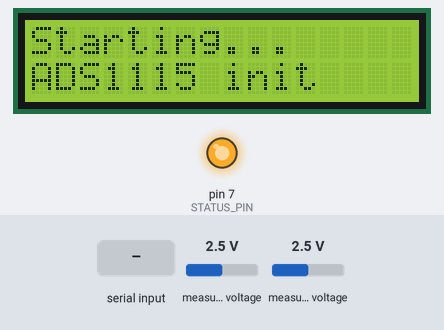
Bench run of a sketch on a simulated Arduino Nano, built with avr-gcc and run on an emulated ATmega328P. Shown: 16×2 character LCD, output pins drawn as LEDs (lit = HIGH). The inputs (shaded band) are chosen by the test bench; at power-on: measured voltage 2.5 V. What the sketch prints to the serial monitor is not drawn.

Above: at 0.1 s.
At 0.6 s:
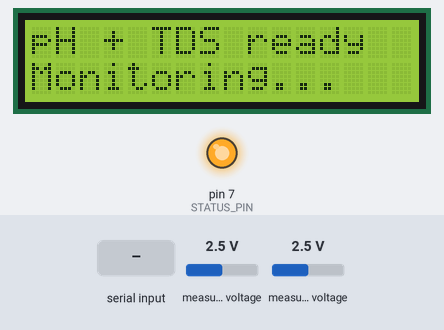
At 1.7 s:
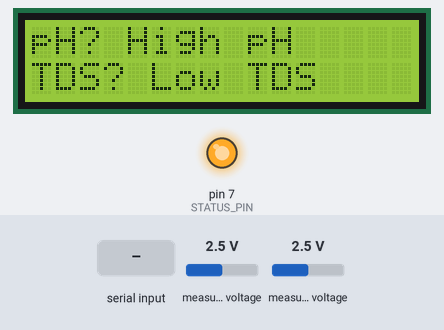
1.8 s: "HTD1\n" received over Serial
3.7 s: "SCAN\n" received over Serial
5.5 s: "READ\n" received over Serial
Timing chart, 0 to 8.5 s (numbered marks = the images above; inputs shaded):
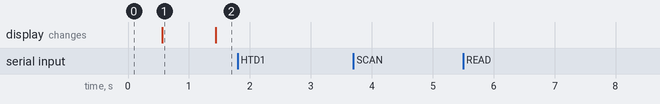

Measured:
- after the input at 1.8 s, every drawn part: stays the same
- after the input at 3.7 s, every drawn part: stays the same
- after the input at 5.5 s, every drawn part: stays the same
- what the display in image 1 shows lasts 0.8 s, from 0.6 s to 1.4 s

The sketch:

arduino-code.ino
```cpp
/*
  PH-4502C + TDS + ADS1115 + I2C LCD 16x2
  Board: Arduino Nano ESP32 (also works on classic Nano with 5V LCD)

  Wiring:
    ADS1115 + LCD (shared I2C):
      SDA -> A4
      SCL -> A5
      VDD -> 3V3 (Nano ESP32)
      GND -> GND

    ADS1115 analog:
      PH-4502C PO -> A0
      TDS AO       -> A1

    STATUS_OUT -> D7  (LOW = both ideal, HIGH = otherwise)

  Classifications:
    pH  6.5 - 7.5  -> Ideal pH
    pH  < 6.5      -> Low pH
    pH  > 7.5      -> High pH
    TDS 75 - 250   -> Ideal TDS
    TDS < 75       -> Low TDS
    TDS > 250      -> High TDS

  Libraries (Library Manager):
    - Adafruit ADS1X15
    - LiquidCrystal I2C (Frank de Brabander)

  LCD address: usually 0x27 or 0x3F (change LCD_ADDR below if blank)
*/

#include <Wire.h>
#include <EEPROM.h>
#include <math.h>
#include <LiquidCrystal_I2C.h>
#include <Adafruit_ADS1X15.h>

Adafruit_ADS1115 ads;

// Change to 0x3F if your LCD scanner finds that address instead of 0x27
const uint8_t LCD_ADDR = 0x27;
LiquidCrystal_I2C lcd(LCD_ADDR, 16, 2);

// ---------------- Pins / channels ----------------
const uint8_t PH_CH      = 0;
const uint8_t TDS_CH     = 1;
const uint8_t STATUS_PIN = 7;

// ---------------- ADC ----------------
const float ADS_LSB_V = 0.000125f;   // GAIN_ONE (+/-4.096V)

// ---------------- Sampling ----------------
const uint8_t MEDIAN_SAMPLES     = 15;
const uint16_t SAMPLE_DELAY_MS   = 20;
const uint16_t PRINT_INTERVAL_MS = 1000;
const uint16_t LCD_INTERVAL_MS   = 500;

// ---------------- pH limits ----------------
const float PH_IDEAL_MIN = 6.5f;
const float PH_IDEAL_MAX = 7.5f;
const float PH_MIN       = 0.0f;
const float PH_MAX       = 14.0f;

// ---------------- TDS limits ----------------
const float TDS_IDEAL_MIN = 75.0f;
const float TDS_IDEAL_MAX = 250.0f;

// ---------------- EEPROM ----------------
const int EEPROM_MAGIC_ADDR        = 0;
const int EEPROM_SLOPE_ADDR        = 4;
const int EEPROM_OFFSET_ADDR       = 8;
const int EEPROM_TDS_BASE_ADDR     = 12;
const int EEPROM_TDS_FACTOR_ADDR   = 16;
const uint32_t EEPROM_MAGIC        = 0x48544431;  // "HTD1"

// ---------------- Calibration ----------------
float calSlope       = -5.70f;
float calOffset      = 21.34f;
float tdsBaselinePpm = 0.0f;
float tdsCalFactor   = 1.00f;
float waterTempC     = 25.0f;

const uint8_t AVG_SAMPLES = 10;
float phBuffer[AVG_SAMPLES];
uint8_t phBufIndex = 0;
bool phBufFilled   = false;

bool hasCal7 = false, hasCal4 = false;
float v7 = 0.0f, v4 = 0.0f;

enum PhStatus  { PH_LOW, PH_IDEAL, PH_HIGH };
enum TdsStatus { TDS_LOW, TDS_IDEAL, TDS_HIGH };

// ---------------- Forward declarations ----------------
float clampPH(float p);
float readAdsVoltage(uint8_t ch);
float readMedianVoltage(uint8_t ch, uint8_t nSamples);
float computePHFromVoltage(float v);
float readPHOnceFiltered();
float readPHAveraged();
float computeTdsPpm(float measuredVoltage, float tempC);
float readTdsCompensated();
PhStatus  classifyPH(float ph);
TdsStatus classifyTDS(float ppm);
const char* phStatusStr(PhStatus s);
const char* tdsStatusStr(TdsStatus s);
void updateStatusOutput(bool bothIdeal);
void updateLcd(float ph, float tds, PhStatus phSt, TdsStatus tdsSt, bool bothIdeal);
void saveCalibration();
bool loadCalibration();
void saveTdsSettings();
void loadTdsSettings();
bool waitForStablePH(float &outV, float &outPH, uint16_t durationMs = 5000, uint16_t stepMs = 200);
void printHelp();
void processSerial();
void scanI2C();

void setup() {
  Serial.begin(115200);
  Wire.begin();

  pinMode(STATUS_PIN, OUTPUT);
  digitalWrite(STATUS_PIN, HIGH);

  lcd.init();
  lcd.backlight();
  lcd.setCursor(0, 0);
  lcd.print("Starting...");
  lcd.setCursor(0, 1);
  lcd.print("ADS1115 init");

  if (!ads.begin(0x48)) {
    Serial.println(F("ADS1115 not found at 0x48."));
    lcd.clear();
    lcd.print("ADS1115 error");
    lcd.setCursor(0, 1);
    lcd.print("Check I2C wiring");
    while (1) delay(100);
  }
  ads.setGain(GAIN_ONE);

  if (!loadCalibration()) {
    Serial.println(F("No pH calibration in EEPROM. Use CAL7, CAL4, SAVE."));
  }
  loadTdsSettings();

  float initPH = readPHOnceFiltered();
  for (uint8_t i = 0; i < AVG_SAMPLES; i++) phBuffer[i] = initPH;
  phBufFilled = true;

  lcd.clear();
  lcd.setCursor(0, 0);
  lcd.print("pH + TDS ready");
  lcd.setCursor(0, 1);
  lcd.print("Monitoring...");

  Serial.println(F("Merged pH + TDS + LCD monitor ready."));
  printHelp();
}

void loop() {
  static uint32_t lastPrint = 0;
  static uint32_t lastLcd   = 0;

  processSerial();

  float ph  = readPHAveraged();
  float tds = readTdsCompensated();
  PhStatus  phSt  = classifyPH(ph);
  TdsStatus tdsSt = classifyTDS(tds);
  bool bothIdeal  = (phSt == PH_IDEAL) && (tdsSt == TDS_IDEAL);

  updateStatusOutput(bothIdeal);

  if (millis() - lastLcd >= LCD_INTERVAL_MS) {
    lastLcd = millis();
    updateLcd(ph, tds, phSt, tdsSt, bothIdeal);
  }

  if (millis() - lastPrint >= PRINT_INTERVAL_MS) {
    lastPrint = millis();

    float phV  = readMedianVoltage(PH_CH, MEDIAN_SAMPLES);
    float tdsV = readMedianVoltage(TDS_CH, MEDIAN_SAMPLES);

    Serial.print(F("pH=")); Serial.print(ph, 2);
    Serial.print(F(" (")); Serial.print(phStatusStr(phSt));
    Serial.print(F(") | Vph=")); Serial.print(phV, 3);

    Serial.print(F(" | TDS=")); Serial.print(tds, 1);
    Serial.print(F(" ppm (")); Serial.print(tdsStatusStr(tdsSt));
    Serial.print(F(") | Vtds=")); Serial.print(tdsV, 3);

    Serial.print(F(" | STATUS_OUT="));
    Serial.println(bothIdeal ? F("LOW (ideal)") : F("HIGH (not ideal)"));
  }
}

// Full names for Serial; short names for 16x2 LCD
const char* phStatusShort(PhStatus s) {
  switch (s) {
    case PH_LOW:   return "Low pH";
    case PH_IDEAL: return "Ideal pH";
    case PH_HIGH:  return "High pH";
  }
  return "?";
}

const char* tdsStatusShort(TdsStatus s) {
  switch (s) {
    case TDS_LOW:   return "Low TDS";
    case TDS_IDEAL: return "Ideal TDS";
    case TDS_HIGH:  return "High TDS";
  }
  return "?";
}

void updateLcd(float ph, float tds, PhStatus phSt, TdsStatus tdsSt, bool bothIdeal) {
  char line1[17];
  char line2[17];

  // Full classification text, trimmed to 16 chars per line
  snprintf(line1, sizeof(line1), "pH%.2f %s", ph, phStatusShort(phSt));
  snprintf(line2, sizeof(line2), "TDS%.0f %s", tds, tdsStatusShort(tdsSt));

  lcd.setCursor(0, 0);
  lcd.print(line1);
  // Pad remainder of line to clear stale characters
  for (int i = strlen(line1); i < 16; i++) lcd.print(' ');

  lcd.setCursor(0, 1);
  lcd.print(line2);
  for (int i = strlen(line2); i < 16; i++) lcd.print(' ');

  // Brief overall indicator in corner not possible on 2 lines with full text;
  // D7 STATUS pin and Serial carry OK/NOT OK. bothIdeal used for future blink, etc.
  (void)bothIdeal;
}

float clampPH(float p) {
  if (p < PH_MIN) return PH_MIN;
  if (p > PH_MAX) return PH_MAX;
  return p;
}

float readAdsVoltage(uint8_t ch) {
  int16_t raw = ads.readADC_SingleEnded(ch);
  return raw * ADS_LSB_V;
}

float readMedianVoltage(uint8_t ch, uint8_t nSamples) {
  if (nSamples < 3) nSamples = 3;
  if (nSamples > 31) nSamples = 31;

  float samples[31];
  for (uint8_t i = 0; i < nSamples; i++) {
    samples[i] = readAdsVoltage(ch);
    delay(SAMPLE_DELAY_MS);
  }

  for (uint8_t i = 1; i < nSamples; i++) {
    float key = samples[i];
    int8_t j = i - 1;
    while (j >= 0 && samples[j] > key) {
      samples[j + 1] = samples[j];
      j--;
    }
    samples[j + 1] = key;
  }
  return samples[nSamples / 2];
}

float computePHFromVoltage(float v) {
  return calSlope * v + calOffset;
}

float readPHOnceFiltered() {
  float v = readMedianVoltage(PH_CH, MEDIAN_SAMPLES);
  return clampPH(computePHFromVoltage(v));
}

float readPHAveraged() {
  float p = readPHOnceFiltered();
  phBuffer[phBufIndex] = p;
  phBufIndex = (phBufIndex + 1) % AVG_SAMPLES;
  if (phBufIndex == 0) phBufFilled = true;

  uint8_t count = phBufFilled ? AVG_SAMPLES : phBufIndex;
  if (count == 0) return p;

  float sum = 0.0f;
  for (uint8_t i = 0; i < count; i++) sum += phBuffer[i];
  return sum / count;
}

bool waitForStablePH(float &outV, float &outPH, uint16_t durationMs, uint16_t stepMs) {
  uint32_t start = millis();
  uint16_t count = 0;
  float sumV = 0.0f, sumPH = 0.0f;

  while (millis() - start < durationMs) {
    float v = readMedianVoltage(PH_CH, MEDIAN_SAMPLES);
    float p = clampPH(computePHFromVoltage(v));
    sumV += v;
    sumPH += p;
    count++;
    Serial.print(F("."));
    delay(stepMs);
  }
  Serial.println();
  if (count == 0) return false;
  outV = sumV / count;
  outPH = sumPH / count;
  return true;
}

float computeTdsPpm(float measuredVoltage, float tempC) {
  float compensationCoefficient = 1.0f + 0.02f * (tempC - 25.0f);
  float compensationVoltage = measuredVoltage / compensationCoefficient;

  float tds = (133.42f * compensationVoltage * compensationVoltage * compensationVoltage
             - 255.86f * compensationVoltage * compensationVoltage
             + 857.39f * compensationVoltage) * 0.5f;

  tds *= tdsCalFactor;
  if (tds < 0) tds = 0;
  return tds;
}

float readTdsCompensated() {
  float v = readMedianVoltage(TDS_CH, MEDIAN_SAMPLES);
  float raw = computeTdsPpm(v, waterTempC);
  float comp = raw - tdsBaselinePpm;
  if (comp < 0) comp = 0;
  return comp;
}

PhStatus classifyPH(float ph) {
  if (ph < PH_IDEAL_MIN) return PH_LOW;
  if (ph > PH_IDEAL_MAX) return PH_HIGH;
  return PH_IDEAL;
}

TdsStatus classifyTDS(float ppm) {
  if (ppm < TDS_IDEAL_MIN) return TDS_LOW;
  if (ppm > TDS_IDEAL_MAX) return TDS_HIGH;
  return TDS_IDEAL;
}

const char* phStatusStr(PhStatus s) {
  switch (s) {
    case PH_LOW:   return "Low pH";
    case PH_IDEAL: return "Ideal pH";
    case PH_HIGH:  return "High pH";
  }
  return "?";
}

const char* tdsStatusStr(TdsStatus s) {
  switch (s) {
    case TDS_LOW:   return "Low TDS";
    case TDS_IDEAL: return "Ideal TDS";
    case TDS_HIGH:  return "High TDS";
  }
  return "?";
}

void updateStatusOutput(bool bothIdeal) {
  digitalWrite(STATUS_PIN, bothIdeal ? LOW : HIGH);
}

void saveCalibration() {
  EEPROM.put(EEPROM_MAGIC_ADDR, EEPROM_MAGIC);
  EEPROM.put(EEPROM_SLOPE_ADDR, calSlope);
  EEPROM.put(EEPROM_OFFSET_ADDR, calOffset);
}

bool loadCalibration() {
  uint32_t magic = 0;
  EEPROM.get(EEPROM_MAGIC_ADDR, magic);
  if (magic != EEPROM_MAGIC) return false;

  float s, o;
  EEPROM.get(EEPROM_SLOPE_ADDR, s);
  EEPROM.get(EEPROM_OFFSET_ADDR, o);

  if (isnan(s) || isnan(o) || isinf(s) || isinf(o)) return false;
  if (s > 0.0f || s < -20.0f) return false;
  if (o < -10.0f || o > 40.0f) return false;

  calSlope = s;
  calOffset = o;
  return true;
}

void saveTdsSettings() {
  EEPROM.put(EEPROM_TDS_BASE_ADDR, tdsBaselinePpm);
  EEPROM.put(EEPROM_TDS_FACTOR_ADDR, tdsCalFactor);
}

void loadTdsSettings() {
  EEPROM.get(EEPROM_TDS_BASE_ADDR, tdsBaselinePpm);
  EEPROM.get(EEPROM_TDS_FACTOR_ADDR, tdsCalFactor);
  if (isnan(tdsBaselinePpm) || isnan(tdsCalFactor)) {
    tdsBaselinePpm = 0.0f;
    tdsCalFactor = 1.00f;
  }
}

void scanI2C() {
  Serial.println(F("I2C scan:"));
  uint8_t count = 0;
  for (uint8_t addr = 1; addr < 127; addr++) {
    Wire.beginTransmission(addr);
    if (Wire.endTransmission() == 0) {
      Serial.print(F("  0x"));
      if (addr < 16) Serial.print('0');
      Serial.println(addr, HEX);
      count++;
    }
  }
  if (count == 0) Serial.println(F("  No devices found"));
}

void printHelp() {
  Serial.println(F("\nCommands:"));
  Serial.println(F("  READ, HELP, SCAN"));
  Serial.println(F("  CAL / CAL7 / CAL4 / SAVE / SHOWCAL / RESETCAL  (pH)"));
  Serial.println(F("  ZERO          (TDS baseline in air/distilled)"));
  Serial.println(F("  TEMP 25.0     (water temp C)"));
  Serial.println(F("  FACTOR 1.00   (TDS scale factor)"));
}

void processSerial() {
  if (!Serial.available()) return;

  String line = Serial.readStringUntil('\n');
  line.trim();
  if (line.length() == 0) return;

  String upper = line;
  upper.toUpperCase();

  if (upper == "HELP" || upper == "?") {
    printHelp();
  } else if (upper == "SCAN") {
    scanI2C();
  } else if (upper == "READ") {
    float ph = readPHAveraged();
    float tds = readTdsCompensated();
    PhStatus phSt = classifyPH(ph);
    TdsStatus tdsSt = classifyTDS(tds);
    bool bothIdeal = (phSt == PH_IDEAL) && (tdsSt == TDS_IDEAL);
    updateStatusOutput(bothIdeal);
    updateLcd(ph, tds, phSt, tdsSt, bothIdeal);

    Serial.print(F("pH=")); Serial.print(ph, 2); Serial.print(F(" ")); Serial.println(phStatusStr(phSt));
    Serial.print(F("TDS=")); Serial.print(tds, 1); Serial.print(F(" ")); Serial.println(tdsStatusStr(tdsSt));
    Serial.println(bothIdeal ? F("STATUS_OUT=LOW") : F("STATUS_OUT=HIGH"));
  } else if (upper == "CAL") {
    hasCal7 = hasCal4 = false;
    Serial.println(F("Put probe in pH 7 -> CAL7, then pH 4 -> CAL4, then SAVE"));
  } else if (upper == "CAL7") {
    float p;
    if (waitForStablePH(v7, p)) { hasCal7 = true; Serial.print(F("V7=")); Serial.println(v7, 5); }
  } else if (upper == "CAL4") {
    float p;
    if (waitForStablePH(v4, p)) { hasCal4 = true; Serial.print(F("V4=")); Serial.println(v4, 5); }
  } else if (upper == "SAVE") {
    if (!hasCal7 || !hasCal4) { Serial.println(F("Need CAL7 and CAL4.")); return; }
    if (fabs(v4 - v7) < 0.005f) { Serial.println(F("Points too close.")); return; }
    calSlope  = (4.00f - 7.00f) / (v4 - v7);
    calOffset = 7.00f - calSlope * v7;
    saveCalibration();
    Serial.println(F("pH calibration saved."));
  } else if (upper == "SHOWCAL") {
    Serial.print(F("Slope=")); Serial.println(calSlope, 6);
    Serial.print(F("Offset=")); Serial.println(calOffset, 6);
    Serial.print(F("TDS baseline=")); Serial.println(tdsBaselinePpm, 1);
    Serial.print(F("TDS factor=")); Serial.println(tdsCalFactor, 3);
    Serial.print(F("TempC=")); Serial.println(waterTempC, 1);
  } else if (upper == "RESETCAL") {
    calSlope = -5.70f; calOffset = 21.34f;
    saveCalibration();
    Serial.println(F("pH cal reset to defaults."));
  } else if (upper == "ZERO") {
    float v = readMedianVoltage(TDS_CH, 21);
    tdsBaselinePpm = computeTdsPpm(v, waterTempC);
    saveTdsSettings();
    Serial.print(F("TDS baseline set to ")); Serial.print(tdsBaselinePpm, 1); Serial.println(F(" ppm"));
  } else if (upper.startsWith("TEMP ")) {
    waterTempC = line.substring(5).toFloat();
    Serial.print(F("Temp=")); Serial.println(waterTempC, 1);
  } else if (upper.startsWith("FACTOR ")) {
    tdsCalFactor = line.substring(7).toFloat();
    saveTdsSettings();
    Serial.print(F("Factor=")); Serial.println(tdsCalFactor, 3);
  } else {
    Serial.println(F("Unknown command. Type HELP"));
  }
}

/*void updateLcd(float ph, float tds, PhStatus phSt, TdsStatus tdsSt, bool bothIdeal) {
  char line1[17];
  char line2[17];

  if (!bothIdeal) {
    // D7 is HIGH -> show "dispensing"
    snprintf(line1, sizeof(line1), "dispensing");
    snprintf(line2, sizeof(line2), "pH%.2f TDS%.0f", ph, tds);
  } else {
    // D7 is LOW -> show normal pH/TDS status
    snprintf(line1, sizeof(line1), "pH%.2f %s", ph, phStatusShort(phSt));
    snprintf(line2, sizeof(line2), "TDS%.0f %s", tds, tdsStatusShort(tdsSt));
  }

  lcd.setCursor(0, 0);
  lcd.print(line1);
  for (int i = strlen(line1); i < 16; i++) lcd.print(' ');

  lcd.setCursor(0, 1);
  lcd.print(line2);
  for (int i = strlen(line2); i < 16; i++) lcd.print(' ');
}*/
```
